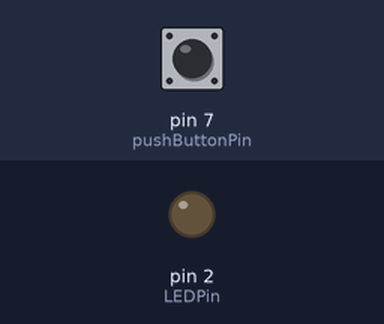
The sketch below on a simulated Arduino Uno, built with avr-gcc and run on an emulated ATmega328P. Shown: output pins drawn as LEDs (lit = HIGH). The inputs (shaded band) are chosen by the test bench; at power-on: pin 7 (pushButtonPin) LOW.

Above: at 1.2 s.
1.3 s: pin 7 (pushButtonPin) pulled HIGH for 0.15 s
At 1.37 s:
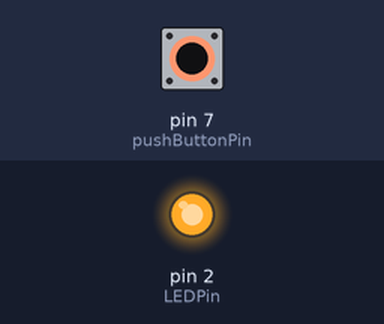
2.9 s: pin 7 (pushButtonPin) pulled HIGH for 3.2 s
At 6.8 s:
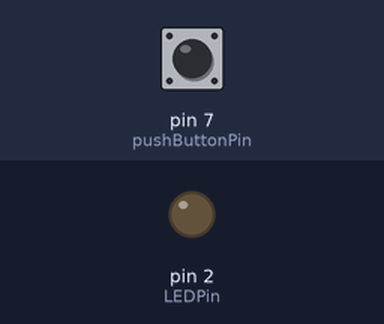
Timing chart, 0 to 8.3 s (numbered marks = the images above; inputs shaded):
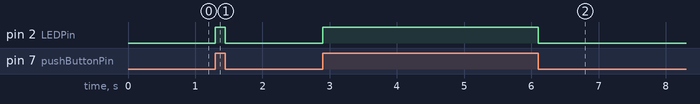

Measured:
- after the input at 1.3 s, pin 2 (LEDPin): LOW → HIGH at once, → LOW 0.15 s later
- after the input at 2.9 s, pin 2 (LEDPin): LOW → HIGH at once, → LOW 3.2 s later

The sketch:

Arduino_Project_No5_Push_Button_With_LED.ino
```cpp
int pushButtonPin = 7;
int buttonState = LOW;
int LEDPin = 2;

void setup() {
  pinMode(pushButtonPin, INPUT);
  pinMode(LEDPin, OUTPUT);
}

void loop() {
  // put your main code here, to run repeatedly:
  buttonState = digitalRead(pushButtonPin);
  if(buttonState == HIGH) {

    digitalWrite(LEDPin, HIGH);
  }

    else{
      digitalWrite(LEDPin, LOW);
    }


}
```
